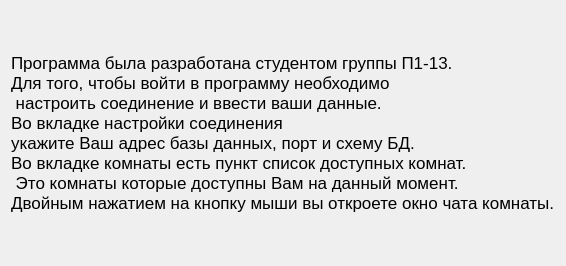
<?xml version="1.0" encoding="UTF-8"?>
<ui version="4.0">
 <class>spravka</class>
 <widget class="QWidget" name="spravka">
  <property name="geometry">
   <rect>
    <x>0</x>
    <y>0</y>
    <width>565</width>
    <height>266</height>
   </rect>
  </property>
  <property name="windowTitle">
   <string>Form</string>
  </property>
  <layout class="QGridLayout" name="gridLayout">
   <item row="0" column="0">
    <widget class="QLabel" name="label">
     <property name="font">
      <font>
       <pointsize>13</pointsize>
       <weight>50</weight>
       <bold>false</bold>
      </font>
     </property>
     <property name="text">
      <string>Программа была разработана студентом группы П1-13.
Для того, чтобы войти в программу необходимо
 настроить соединение и ввести ваши данные.
Во вкладке настройки соединения 
укажите Ваш адрес базы данных, порт и схему БД.
Во вкладке комнаты есть пункт список доступных комнат.
 Это комнаты которые доступны Вам на данный момент. 
Двойным нажатием на кнопку мыши вы откроете окно чата комнаты.</string>
     </property>
    </widget>
   </item>
  </layout>
 </widget>
 <resources/>
 <connections/>
</ui>
